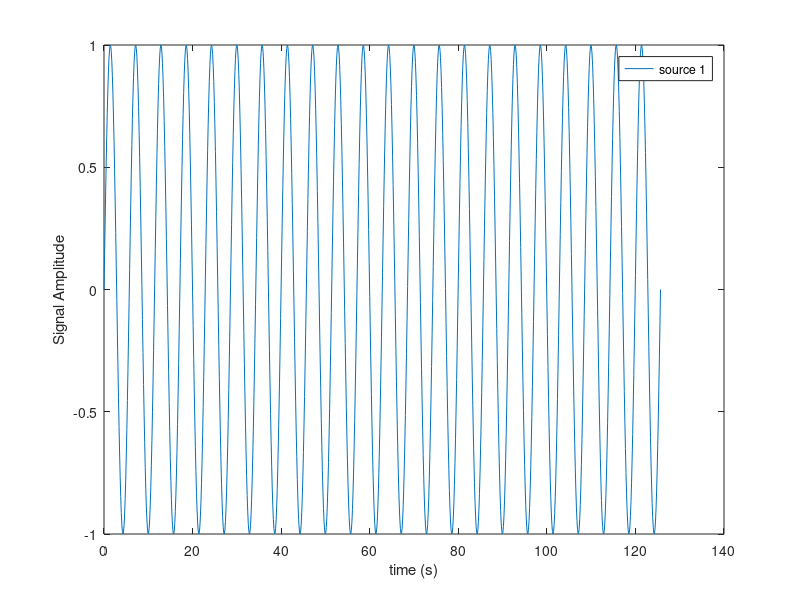
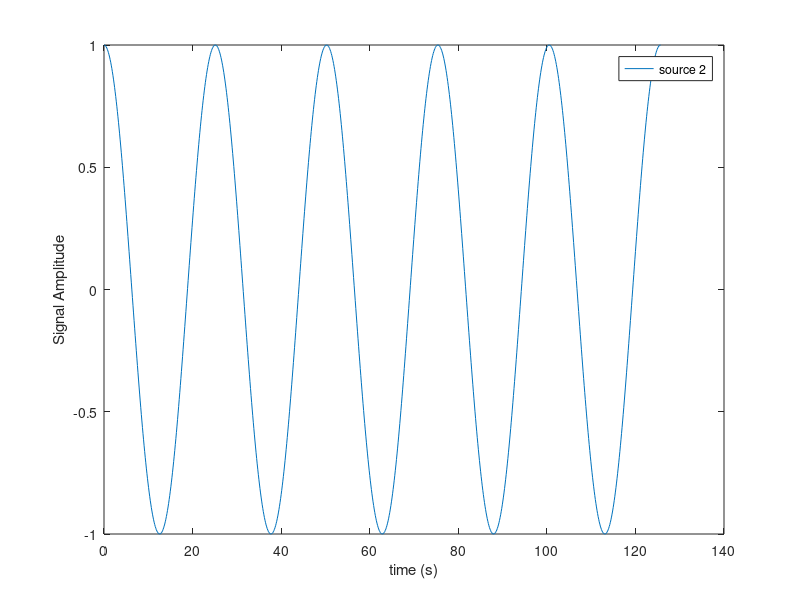
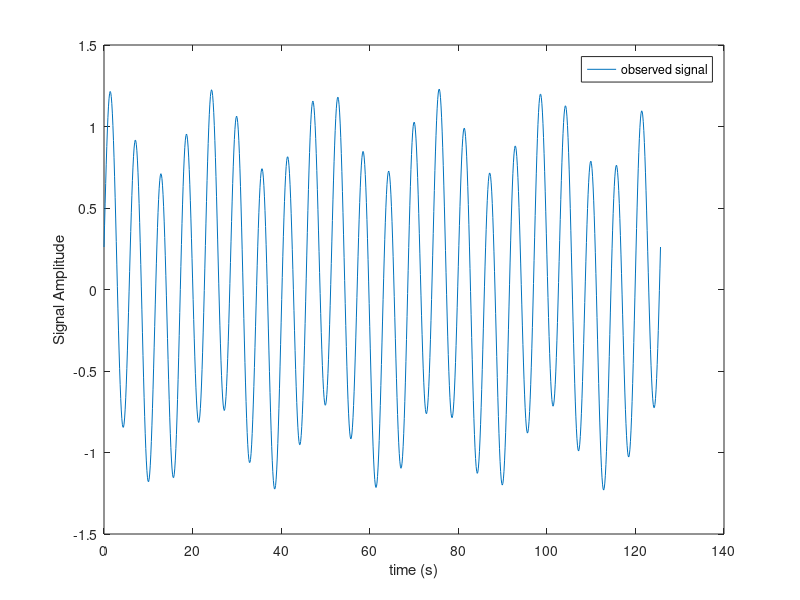

Here is the MATLAB script that generated these plots, in order: (Note: this script raises an error after producing the figures.)
%----------------------------------------------------------------
% Program: SSA-ICA.m
% Author: Pinjun Zheng
% Date: 2020-04-01
% Description: This is a demo of SSA-ICA algorithm.
% Revision / Filing Date / Modified By / Modified Content
% V1.0 / 2020-04-01 / Pinjun Zheng / Create the program.
% V2.0 / 2020-04-03 / Pinjun Zheng / Change to the form of calling a sub-function
%----------------------------------------------------------------
clc
clear all
%% --------------------------------- Set Parameters
N = 1;                              %The number of observed mixtures
Ns = 2;                             %The number of independent sources
Ls = 1000;                          %Sample size, i.e.: number of observations
finalTime = 40*pi;                  %Final sample time (s)
initialTime = 0;                    %Initial sample time (s)

%% --------------------------------- Generating Data for SSA-ICA
Amix = rand(N,Ns);                      %Amix is a random N x Ns mixing matrix
timeVector = initialTime:(finalTime-initialTime)/(Ls-1):finalTime;  %Vector of time coordinates
source1 = sin(1.1*timeVector);          %Independent source component 1, sin(a * t)
source2 = cos(0.25*timeVector);         %Independent source component 2, cos(b * t)
S = [source1;source2];                  %Source Matrix

figure
plot(timeVector,source1)                    %Plotting the N independent sources vs. time
xlabel('time (s)')
ylabel('Signal Amplitude') 
legend('source 1')

figure
plot(timeVector,source2)                    %Plotting the N independent sources vs. time
xlabel('time (s)')
ylabel('Signal Amplitude') 
legend('source 2')

Yobs = Amix*S;                              %Matrix consisting of M samples of N observed mixtures

figure
plot(timeVector,Yobs)                       %Plotting the observed signal vs. time
xlabel('time (s)')
ylabel('Signal Amplitude') 
legend('observed signal')

%% --------------------------------- Call SSA-ICA algorithm
M = 200;
Sest = SSA_ICA(Yobs,Ns,M);

%% ---------------------------------  Show results
figure
plot(timeVector, Sest(1,:))
xlabel('time (s)') 
ylabel('Signal Amplitude') 
legend('Source Estimation 1')

figure
plot(timeVector, Sest(2,:))
xlabel('time (s)') 
ylabel('Signal Amplitude') 
legend('Source Estimation 2')

